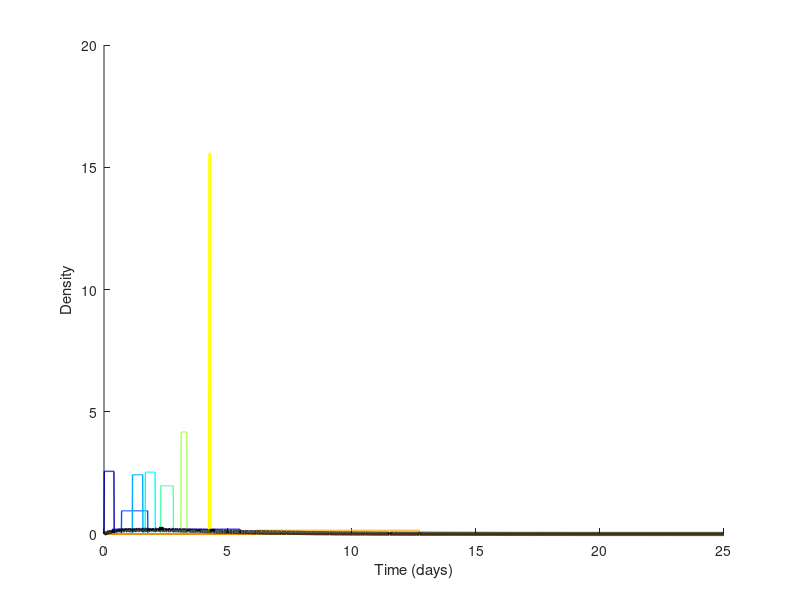
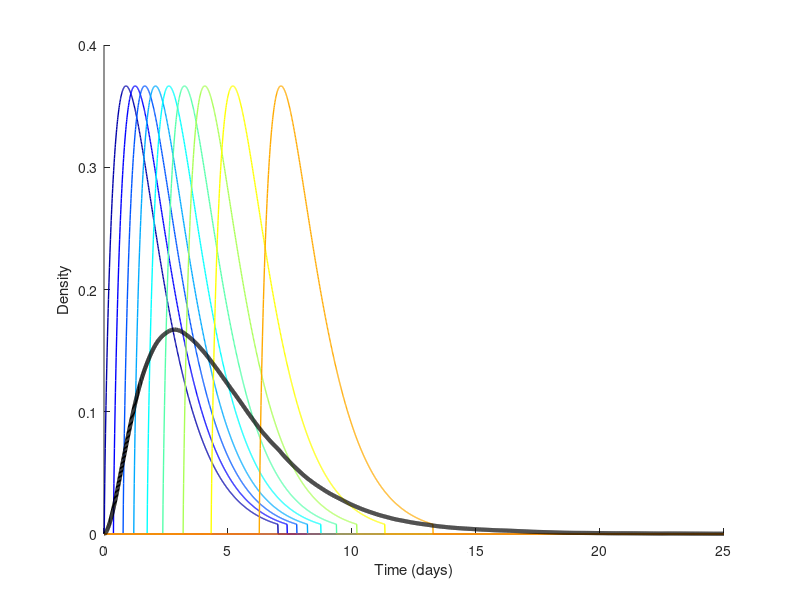
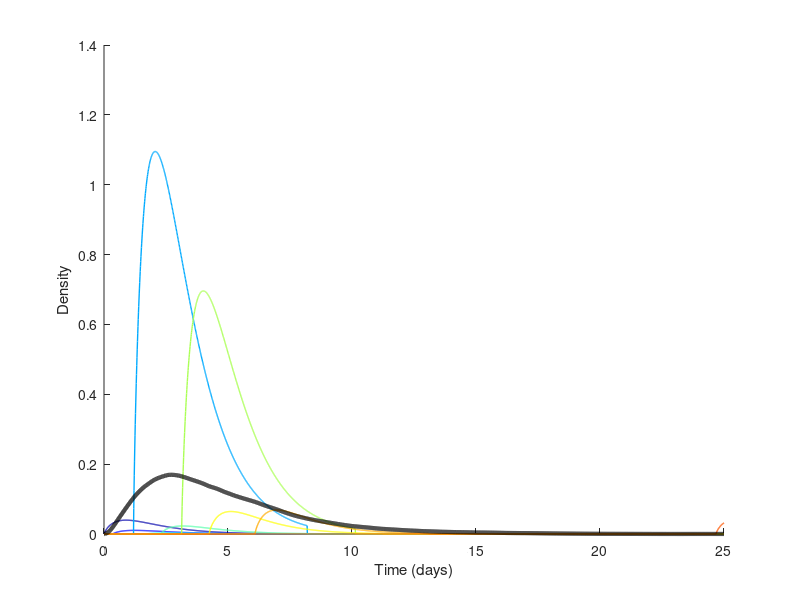
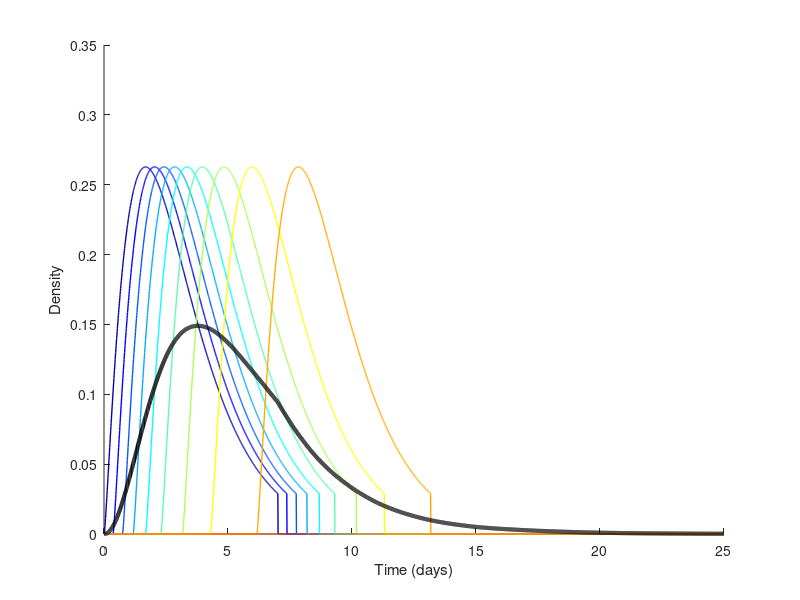

Here is the MATLAB script that generated these plots, in order:
%%% Random infectivity profile and Lotka Euler Equation
close all;
clearvars;

rng(7);
smax = 25; ds = 0.01; vs = 0:ds:smax; ls = length(vs);
np = 10000;
profiles = {'SEIR','TVI', 'supspr', 'TVIlate'}; nprof = length(profiles);
vr = [ 0.1; 0.15; 0.2; 0.25; 0.3 ]; lr = length(vr);
doubt = log(2)./vr;
R0 = NaN(lr,nprof);
Ip = 7; % Baseline duration of infectious period
Dp = 2; % Duration of prodromal period: manually change values 0,1,2,3
Ps = 1; % Proportion of symptomatic infections. Try 1 and 0.5
Fa = 0.5; % Fraction of transmission if anymptomatic
ninfprofplot = 10;
iinfprofplot = round(linspace(1,np,ninfprofplot));
cplot = jet(ninfprofplot);
set(groot,'defaultAxesColorOrder',cplot);
for iprof = 1:nprof
    ptab = zeros(np,5); % Duration of: Latent (E), Prodromal (P), Infectious (I) period, total infectiousness (R), symptomatic? (S)
    omega = zeros(np,ls);
    omega_sympt = zeros(np,ls);
    symptoms = NaN(np,ls);
    switch profiles{iprof}
        case 'SEIR'
            Em = 4.84-Dp; Ea = 1; Eb = Em/Ea;
            ptab(:,1) = sort(random('Gamma',Ea,Eb,[np,1])); % Duration latent period
            Im = 3; Ia = 1; Ib = Im/Ia; %%%% Check mean inf period
            ptab(:,3) = random('Gamma',Ia,Ib,[np,1]); % Duration infectious period
            ptab(:,4) = 1; % No further variation in total infectiousness
        case 'shortSI' %%% To check!
            Em = 2; Es = 1.5; Ea = (Em/Es)^2; Eb = Es^2/Em; 
            ptab(:,1) = sort(random('Gamma',Ea,Eb,[np,1])); % Duration of latent period
            ptab(:,3) = Ip;
            Om = 2; Os = 1.5; Oa = (Om/Os)^2; Ob = Os^2/Om; 
            vO = pdf('Gamma',0:ds:ptab(1,3),Oa,Ob); lO = length(vO);
            ptab(:,4) = 1; % No variation in total infectiousness
            appintO = (ds*trapz(vO)); vO = vO / appintO; intO = ds*trapz(vO);
            disp(['Original truncation = ',num2str(1-appintO),'; Corrected truncation = ',num2str(1-intO)])
        case 'TVI'
            Em = 4.84-Dp; Es = 2.79; Ea = (Em/Es)^2; Eb = Es^2/Em; 
            ptab(:,1) = sort(random('Gamma',Ea,Eb,[np,1])); % Duration of latent period
            ptab(:,3) = 7;
            Om = 2; Os = 1.5; Oa = (Om/Os)^2; Ob = Os^2/Om; 
            vO = pdf('Gamma',0:ds:ptab(1,3),Oa,Ob); lO = length(vO);
            ptab(:,4) = 1; % No variation in total infectiousness
            appintO = (ds*trapz(vO)); vO = vO / appintO; intO = ds*trapz(vO);
            disp(['Original truncation = ',num2str(1-appintO),'; Corrected truncation = ',num2str(1-intO)])
        case 'supspr'
            Em = 4.84-Dp; Es = 2.79; Ea = (Em/Es)^2; Eb = Es^2/Em; 
            ptab(:,1) = sort(sort(random('Gamma',Ea,Eb,[np,1]))); % Duration of latent period
            ptab(:,3) = Ip;
            Om = 2; Os = 1.5; Oa = (Om/Os)^2; Ob = Os^2/Om; 
            vO = pdf('Gamma',0:ds:ptab(1,3),Oa,Ob); lO = length(vO);
            k = 0.25; Km = 1; Ks = 1/sqrt(k); Ka = (Km/Ks)^2; Kb = Ks^2/Km; 
            ptab(:,4) = random('Gamma',Ka,Kb,[np,1]); % Variation in total infectiousness
            appintO = (ds*trapz(vO)); vO = vO / appintO; intO = ds*trapz(vO);
            disp(['Original truncation = ',num2str(1-appintO),'; Corrected truncation = ',num2str(1-intO)])
        case 'TVIlate'
            Em = 4.84-Dp; Es = 2.79; Ea = (Em/Es)^2; Eb = Es^2/Em; 
            ptab(:,1) = sort(random('Gamma',Ea,Eb,[np,1])); % Duration of latent period
            ptab(:,3) = 7;
            Om = 3; Os = 2; Oa = (Om/Os)^2; Ob = Os^2/Om; 
            vO = pdf('Gamma',0:ds:ptab(1,3),Oa,Ob); lO = length(vO);
            ptab(:,4) = 1; % No variation in total infectiousness
            appintO = (ds*trapz(vO)); vO = vO / appintO; intO = ds*trapz(vO);
            disp(['Original truncation = ',num2str(1-appintO),'; Corrected truncation = ',num2str(1-intO)])
        otherwise
            error('No good profile specified');
    end
    ptab(:,5) = (rand(np,1) < Ps); % 1 if you are symptomatic, 0 if asymptomatic

    
    for ip = 1:np
        ptab(ip,2) = Dp; % Duration prodromal period
        if strcmp(profiles{iprof},'SEIR')
            vO = ones(size(0:ds:ptab(ip,3)))/ptab(ip,3); lO = length(vO);
        end
        iE = ceil(ptab(ip,1)/ds); % index at which the infectious period starts
        iD = ceil((ptab(ip,1)+ptab(ip,2))/ds); % index at which symptoms appear (if symptomatic)
        iR = ceil((ptab(ip,1)+ptab(ip,3))/ds); % index at which symptoms stop (if symptomatic)
        if (iE+lO) <= ls
            omega(ip,(iE+1):(iE+lO)) = vO;
        else
            omega(ip,(iE+1):ls) = vO(1:(ls-iE));
        end
        if ptab(ip,5) == 1
            omega_sympt(ip,:) = ptab(ip,4) * omega(ip,:);
        else
            omega_sympt(ip,:) = Fa * ptab(ip,4) * omega(ip,:);
        end
        symptoms(ip,(iD+1):min(iR,ls)) = ptab(ip,5);
    end
    figure(iprof); clf; hold on;
    plot(vs,omega_sympt(iinfprofplot,:),'Linewidth',1);
    avomega = mean(omega,1);
    avomega_sympt = mean(omega_sympt,1);
    gt = ds*trapz(vs.*avomega_sympt);
    symptoms(isnan(symptoms)) = 0;
    avsymptoms = mean(symptoms,1);
    xlabel('Time (days)');
    ylabel('Density');
    plot(vs,avomega_sympt,'k','Linewidth',3);


    for ir = 1:lr
        r = vr(ir);
        R0(ir,iprof) = 1 / (ds*trapz(avomega.*exp(-r*vs)));
        gentime(ir,iprof) = gt;
    end

end
output = [vr, doubt, R0, gentime];
